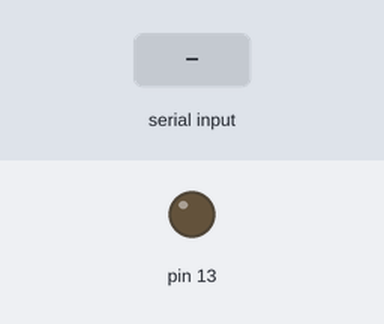
Bench run of a sketch on a simulated Arduino Uno, built with avr-gcc and run on an emulated ATmega328P. Shown: output pins drawn as LEDs (lit = HIGH). The inputs (shaded band) are chosen by the test bench.

Above: at 1.2 s.
1.3 s: "a" received over Serial
At 2.1 s:
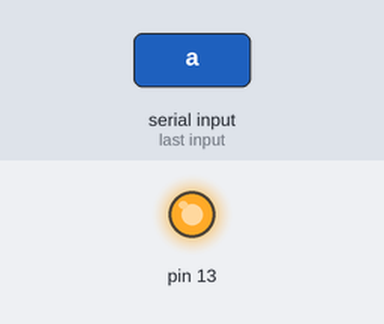
2.8 s: "b" received over Serial
At 3.2 s:
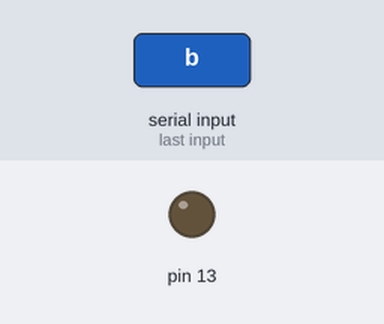
Timing chart, 0 to 5.8 s (numbered marks = the images above; inputs shaded):
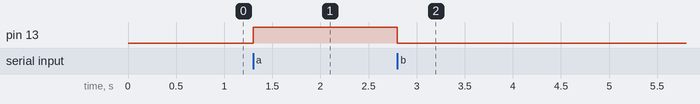

Measured:
- after the input at 1.3 s, pin 13: LOW → HIGH at once
- after the input at 2.8 s, pin 13: HIGH → LOW at once

The sketch:

prog04_slave.ino
```cpp
void setup()
{
  pinMode(13, OUTPUT);
  Serial.begin(9600);
}

void loop()
{
  char dado = Serial.read();
  if (dado == 'a')
    digitalWrite(13, HIGH);
  else if(dado == 'b')
    digitalWrite(13, LOW);
}
```
